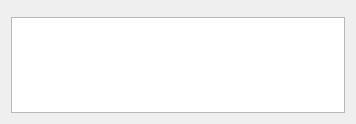
<?xml version="1.0" encoding="UTF-8"?>
<ui version="4.0">
 <class>SequencesWidget</class>
 <widget class="QWidget" name="SequencesWidget">
  <property name="geometry">
   <rect>
    <x>0</x>
    <y>0</y>
    <width>356</width>
    <height>124</height>
   </rect>
  </property>
  <layout class="QGridLayout" name="gridLayout">
   <item row="1" column="0" colspan="2">
    <widget class="QTableView" name="sequenceItems">
     <property name="editTriggers">
      <set>QAbstractItemView::NoEditTriggers</set>
     </property>
     <property name="dragEnabled">
      <bool>true</bool>
     </property>
     <property name="selectionMode">
      <enum>QAbstractItemView::SingleSelection</enum>
     </property>
     <property name="selectionBehavior">
      <enum>QAbstractItemView::SelectRows</enum>
     </property>
     <property name="textElideMode">
      <enum>Qt::ElideNone</enum>
     </property>
     <property name="showGrid">
      <bool>false</bool>
     </property>
     <property name="gridStyle">
      <enum>Qt::SolidLine</enum>
     </property>
     <attribute name="horizontalHeaderStretchLastSection">
      <bool>true</bool>
     </attribute>
     <attribute name="verticalHeaderVisible">
      <bool>false</bool>
     </attribute>
    </widget>
   </item>
   <item row="0" column="0" colspan="2">
    <widget class="QWidget" name="toolbarContainer" native="true"/>
   </item>
  </layout>
 </widget>
 <resources/>
 <connections/>
</ui>
